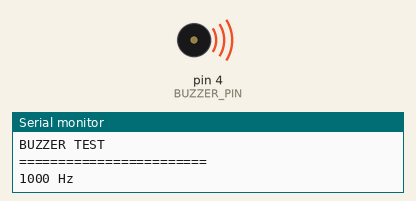
Recording of a sketch running on a simulated Arduino Uno, built with avr-gcc and run on an emulated ATmega328P. Shown: buzzer (waves = sounding), the last lines printed to the serial monitor.

Above: at 0.15 s.
At 4.2 s:
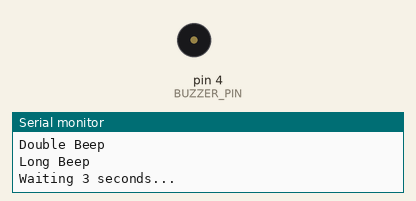
Timing chart, 0 to 7.5 s (numbered marks = the images above):
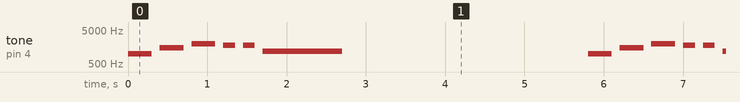

Measured:
- by itself, tone on pin 4 (BUZZER_PIN): repeats every 5.8 s: silent 0.10 s, 1500 Hz 0.30 s, silent 0.10 s, 2000 Hz 0.30 s, 2 × (silent 0.10 s, 1800 Hz 0.15 s), silent 0.10 s, 1200 Hz 1.0 s, silent 3.1 s, 1000 Hz 0.30 s

The sketch:

Buzzer_test.ino
```cpp
/*
=========================================
BUZZER TEST

Hardware
---------
Arduino Uno
Passive/Active Buzzer

Pin
----
D4

Purpose
-------
- Verify buzzer wiring
- Play several beep patterns

Baud Rate
---------
115200
=========================================
*/

const int BUZZER_PIN = 4;

void beep(int frequency, int duration)
{
  tone(BUZZER_PIN, frequency);
  delay(duration);
  noTone(BUZZER_PIN);
  delay(100);
}

void setup()
{
  Serial.begin(115200);

  pinMode(BUZZER_PIN, OUTPUT);

  Serial.println();
  Serial.println("========================");
  Serial.println("BUZZER TEST");
  Serial.println("========================");
}

void loop()
{
  Serial.println("1000 Hz");
  beep(1000, 300);

  Serial.println("1500 Hz");
  beep(1500, 300);

  Serial.println("2000 Hz");
  beep(2000, 300);

  Serial.println("Double Beep");
  beep(1800, 150);
  beep(1800, 150);

  Serial.println("Long Beep");
  beep(1200, 1000);

  Serial.println("Waiting 3 seconds...");
  delay(3000);
}
```
